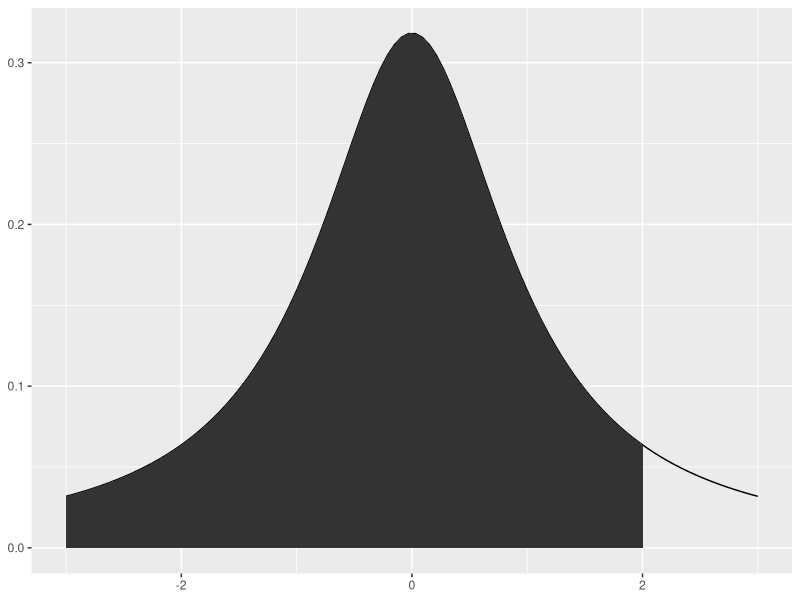

Here is the R script that generated this plot:
## ---- chunk 1
library(ggplot2)
density_plot <- function(lb, ub, mean = 0, sd = 1, dist.type = "normal", df = FALSE, limits = c(mean - 3 * sd, mean + 3 * sd)) {
    
  
    x <- seq(limits[1], limits[2], length.out = 100)
    xmin <- max(lb, limits[1])
    xmax <- min(ub, limits[2])
    areax <- seq(xmin, xmax, length.out = 100)
    
    
    if (dist.type == "normal") {
      y <- dnorm(x, mean = mean, sd = sd)
      ymax <- dnorm(areax, mean = mean, sd = sd)
    } else {
      y <- dt(x / sd, df = df)
      ymax <- dt(areax / sd, df = df)
    }
    
    area <- data.frame(x = areax, ymin = 0, ymax = ymax)
    
    (ggplot()
     + geom_line(data.frame(x = x, y = y),
                 mapping = aes(x = x, y = y))
     + geom_ribbon(data = area, mapping = aes(x = x, ymin = ymin, ymax = ymax))
     + scale_x_continuous(limits = limits)
     + theme(axis.title.x=element_blank(),
             axis.title.y=element_blank()))
}
## ---- chunk 2
density_plot(-Inf, 2, dist.type = "t", df = 1)
